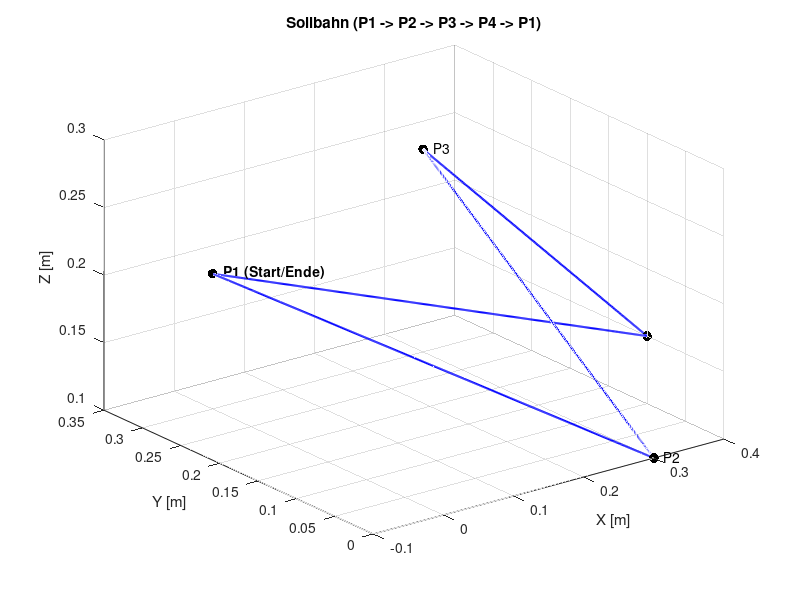
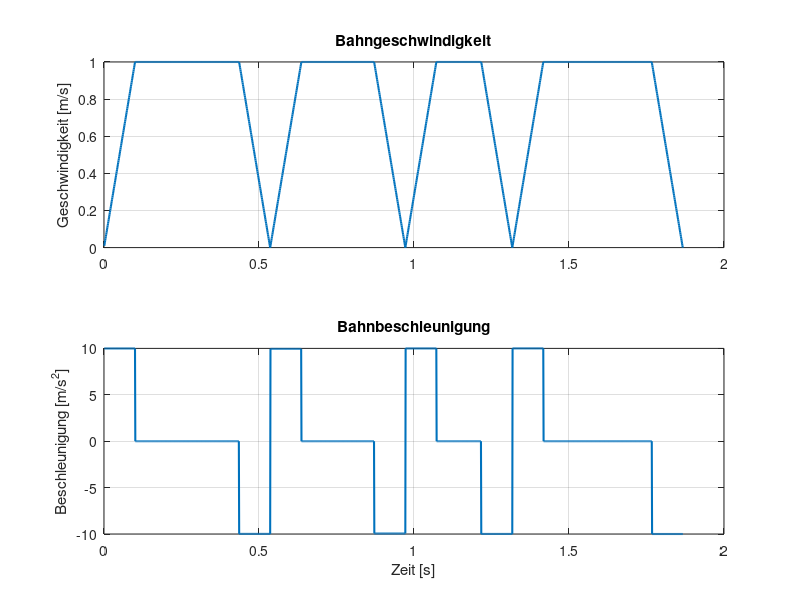
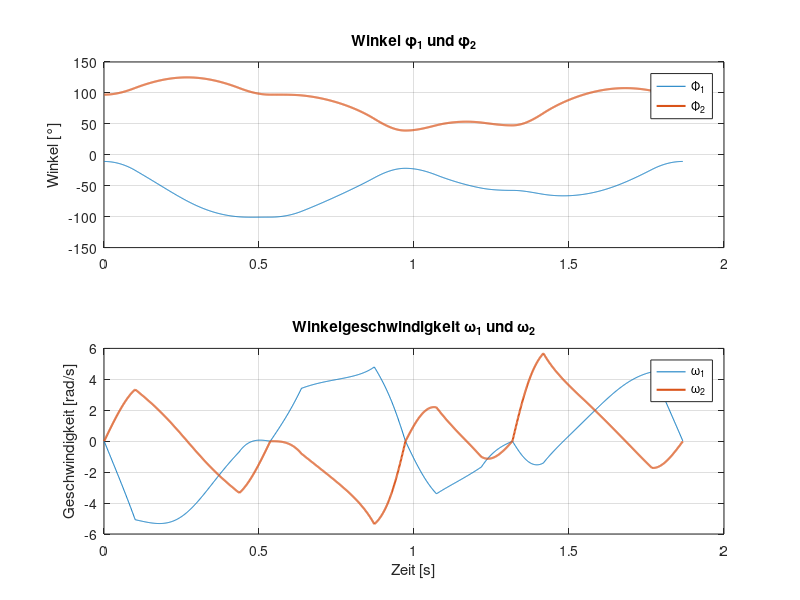

MATLAB code for these plots, in order: (Note: this script raises an error after producing the figures.)
clear all; clc; close all;

%% 1. Vorgaben und Initialisierung laut Projektauftrag
% Punkte im Raum [x, y, z] in Metern
P1 = [0.0, 0.3, 0.2];
P2 = [0.3, 0.0, 0.1];
P3 = [0.3, 0.3, 0.25];
P4 = [0.4, 0.1, 0.15];

% Definiere die Gesamtbahn: P1 -> P2 -> P3 -> P4 -> P1
P_seq = [P1; P2; P3; P4; P1];
num_segments = size(P_seq, 1) - 1;

v_soll = 1;      % Bahngeschwindigkeit [m/s]
a_soll = 10;     % Bahnbeschleunigung [m/s^2]
ts = 1e-3;       % Abtastzeit 1ms

% Initialisierung der Sammel-Arrays für die gesamte Trajektorie
BahnkoordinatenGesamt = [];
t_gesamt = [];
v_gesamt = [];
a_gesamt = [];

t_aktuell = 0; % Mitlaufende Zeit

%% 2. Berechnung der Bahnpunkte (Trapezförmiges Profil)
for k = 1:num_segments
    StartP = P_seq(k, :);
    EndP   = P_seq(k+1, :);
    
    Bahn = EndP - StartP;
    Strecke = norm(Bahn);
    Richtung = Bahn ./ Strecke;
    
    % Berechnung der Zeiten des trapezförmigen Geschwindigkeitsverlaufs
    ta = v_soll / a_soll;                   % Theoretische Beschleunigungszeit
    tv = (Strecke - v_soll * ta) / v_soll;  % Theoretische Zeit für Konstantfahrt
    
    % Gesamtzeit auf ein ganzzahliges Vielfaches von ts aufrunden
    tges = ceil((2 * ta + tv) / ts) * ts;
    
    % Leicht angepasste Beschleunigung, um genau im ts-Raster zu landen
    % (Verhindert Positionsfehler am Ende des Segments)
    a_neu = (v_soll^2) / (v_soll * tges - Strecke);
    ta_neu = v_soll / a_neu;
    
    % Zeitvektor für dieses Segment generieren
    t_seg = (ts : ts : tges)';
    
    % Profil-Arrays für das aktuelle Segment
    s_seg = zeros(length(t_seg), 1);
    v_seg = zeros(length(t_seg), 1);
    a_seg = zeros(length(t_seg), 1);
    
    % Weg-, Geschwindigkeits- und Beschleunigungsgesetz (Trapezprofil)
    for i = 1:length(t_seg)
        t = t_seg(i);
        if t <= ta_neu % Beschleunigungsphase
            a_seg(i) = a_neu;
            v_seg(i) = a_neu * t;
            s_seg(i) = 0.5 * a_neu * t^2;
        elseif t <= (tges - ta_neu) % Konstantfahrtphase
            a_seg(i) = 0;
            v_seg(i) = v_soll;
            s_seg(i) = 0.5 * a_neu * ta_neu^2 + v_soll * (t - ta_neu);
        else % Verzögerungsphase
            dt = t - (tges - ta_neu);
            a_seg(i) = -a_neu;
            v_seg(i) = v_soll - a_neu * dt;
            s_seg(i) = (0.5 * a_neu * ta_neu^2) + (v_soll * (tges - 2*ta_neu)) + (v_soll * dt - 0.5 * a_neu * dt^2);
        end
    end
    
    % Koordinaten im Raum berechnen (Lineare Interpolation)
    Bahnkoordinaten = StartP + s_seg * Richtung;
    
    % Anfügen an die Gesamttrajektorie
    BahnkoordinatenGesamt = [BahnkoordinatenGesamt; Bahnkoordinaten];
    t_gesamt = [t_gesamt; t_seg + t_aktuell];
    v_gesamt = [v_gesamt; v_seg];
    a_gesamt = [a_gesamt; a_seg];
    
    t_aktuell = t_aktuell + tges;
end

%% 3. Analytische Inverse Kinematik (Optimiert für MATLAB 2025b, ohne 'syms') mit Export
l1 = 0.200; % Armlänge 1 in m
l2 = 0.250; % Armlänge 2 in m

x = BahnkoordinatenGesamt(:, 1);
y = BahnkoordinatenGesamt(:, 2);

% Kosinussatz für phi2
cos_phi2 = (x.^2 + y.^2 - l1^2 - l2^2) ./ (2 * l1 * l2);
% Begrenzung auf [-1, 1] zur Vermeidung von numerischen Fehlern
cos_phi2 = max(min(cos_phi2, 1), -1);

% Winkel berechnen
vecPhi2 = acos(cos_phi2); 
vecPhi1 = atan2(y, x) - atan2(l2 * sin(vecPhi2), l1 + l2 * cos_phi2);

% Verschiebung des Koordinatensystems (wie in deinem Ursprungsskript)
vecPhi1 = vecPhi1 - pi/4;

% Export für SimulationX
tempVec1 = [t_gesamt, vecPhi1]; 
tempVec2 = [t_gesamt, vecPhi2]; 
dlmwrite('Phi1.txt', tempVec1, 'precision', 10);
dlmwrite('Phi2.txt', tempVec2, 'precision', 10);

%% 4. Numerische Ableitung (Geschwindigkeit)
% Da wir ein festes Raster ts haben, können wir diff nutzen
vecPhi1_punkt = [0; diff(vecPhi1) / ts];
vecPhi2_punkt = [0; diff(vecPhi2) / ts];

%% 5. Plots
figure('Name', 'Bahn im Raum');
plot3(BahnkoordinatenGesamt(:,1), BahnkoordinatenGesamt(:,2), BahnkoordinatenGesamt(:,3), 'b-', 'LineWidth', 1.5)
hold on
scatter3(P_seq(:,1), P_seq(:,2), P_seq(:,3), 50, 'k', 'filled')
text(P1(1)+0.01, P1(2), P1(3), ' P1 (Start/Ende)', 'FontWeight', 'bold')
text(P2(1)+0.01, P2(2), P2(3), ' P2')
text(P3(1)+0.01, P3(2), P3(3), ' P3')
text(P4(1)+0.01, P4(2), P4(3), ' P4')
grid on
title('Sollbahn (P1 -> P2 -> P3 -> P4 -> P1)')
xlabel('X [m]'); ylabel('Y [m]'); zlabel('Z [m]')

figure('Name', 'Dynamik der Bahn');
subplot(2,1,1)
plot(t_gesamt, v_gesamt, 'LineWidth', 1.5); grid on;
title('Bahngeschwindigkeit')
ylabel('Geschwindigkeit [m/s]')

subplot(2,1,2)
plot(t_gesamt, a_gesamt, 'LineWidth', 1.5); grid on;
title('Bahnbeschleunigung')
xlabel('Zeit [s]'); ylabel('Beschleunigung [m/s^2]')

figure('Name', 'Achswinkel');
subplot(2,1,1)
plot(t_gesamt, vecPhi1*180/pi, t_gesamt, vecPhi2*180/pi, 'LineWidth', 1.5); grid on;
title('Winkel \phi_1 und \phi_2')
ylabel('Winkel [°]')
legend({'\Phi_1', '\Phi_2'}, 'Location', 'best');

subplot(2,1,2)
plot(t_gesamt, vecPhi1_punkt, t_gesamt, vecPhi2_punkt, 'LineWidth', 1.5); grid on;
title('Winkelgeschwindigkeit \omega_1 und \omega_2')
xlabel('Zeit [s]'); ylabel('Geschwindigkeit [rad/s]')
legend({'\omega_1', '\omega_2'}, 'Location', 'best');

%% Überprüfung per Handrechnung

% Test und Daten für die Handrechnung
% Winkelgeschwindigkeiten mittels zentraler Differenz
vecPhi1_punkt = gradient(vecPhi1) / ts; 
vecPhi2_punkt = gradient(vecPhi2) / ts; 

testpos = 900; % Entspricht t = 0.9s bei ts = 1ms

% Extraktion der exakten Werte an der Testposition für den Bericht
phi1_test = vecPhi1(testpos);
phi2_test = vecPhi2(testpos);
omega1_test = vecPhi1_punkt(testpos);
omega2_test = vecPhi2_punkt(testpos);

% Deine externe Funktion zur Kontrolle (alternativ hier direkt die Formeln eintragen)
[v_x, v_y, x_tcp, y_tcp] = IdealWert(vecPhi1, vecPhi2, vecPhi1_punkt, vecPhi2_punkt, testpos);

% Visualisierung
figure('Name', 'Winkelgeschwindigkeiten (Handrechnung)')
plot(t_gesamt, vecPhi1_punkt, 'LineWidth', 1.5); % Hier t_gesamt nutzen!
hold on; grid on;
plot(t_gesamt, vecPhi2_punkt, 'LineWidth', 1.5); % Hier t_gesamt nutzen!
title('Winkelgeschwindigkeit über der Zeit \omega_1 und \omega_2')
xlabel('Zeit [s]')
ylabel('Winkelgeschwindigkeit [rad/s]')
legend({'\omega_1','\omega_2'}, 'Location', 'best');
%% LOKALE FUNKTIONEN

function [v_x, v_y, x_tcp, y_tcp] = IdealWert(vecPhi1, vecPhi2, vecPhi1_punkt, vecPhi2_punkt, testpos)
    % 1. Konstanten laut Datenblatt (Armlängen in m)
    l1 = 0.200;
    l2 = 0.250;

    % 2. Werte für den gewählten Zeitpunkt (testpos) extrahieren
    % WICHTIG: Die -pi/4 Verschiebung aus der inversen Kinematik muss 
    % hier für die globale Weltkoordinate wieder rückgängig gemacht werden (+pi/4)!
    phi1 = vecPhi1(testpos) + pi/4; 
    phi2 = vecPhi2(testpos);
    
    omega1 = vecPhi1_punkt(testpos);
    omega2 = vecPhi2_punkt(testpos);

    % 3. Vorwärtskinematik (Position berechnen)
    x_tcp = l1 * cos(phi1) + l2 * cos(phi1 + phi2);
    y_tcp = l1 * sin(phi1) + l2 * sin(phi1 + phi2);

    % 4. Differenzielle Kinematik (Geschwindigkeiten über Jacobi-Matrix berechnen)
    % J11 = -l1*sin(phi1) - l2*sin(phi1+phi2)
    % J12 = -l2*sin(phi1+phi2)
    % J21 = l1*cos(phi1) + l2*cos(phi1+phi2)
    % J22 = l2*cos(phi1+phi2)
    
    v_x = (-l1 * sin(phi1) - l2 * sin(phi1 + phi2)) * omega1 + (-l2 * sin(phi1 + phi2)) * omega2;
    v_y = (l1 * cos(phi1) + l2 * cos(phi1 + phi2)) * omega1 + (l2 * cos(phi1 + phi2)) * omega2;
    
    % Konsolenausgabe für die Dokumentation / Handrechnung
    fprintf('\n--- ERGEBNISSE DER HANDRECHNUNG BEI INDEX %d ---\n', testpos);
    fprintf('Eingangswerte:\n');
    fprintf('  Phi_1:    %.4f rad\n', phi1);
    fprintf('  Phi_2:    %.4f rad\n', phi2);
    fprintf('  Omega_1:  %.4f rad/s\n', omega1);
    fprintf('  Omega_2:  %.4f rad/s\n', omega2);
    fprintf('Berechnete kartesische Werte:\n');
    fprintf('  X_tcp:    %.4f m\n', x_tcp);
    fprintf('  Y_tcp:    %.4f m\n', y_tcp);
    fprintf('  v_x:      %.4f m/s\n', v_x);
    fprintf('  v_y:      %.4f m/s\n\n', v_y);
end
